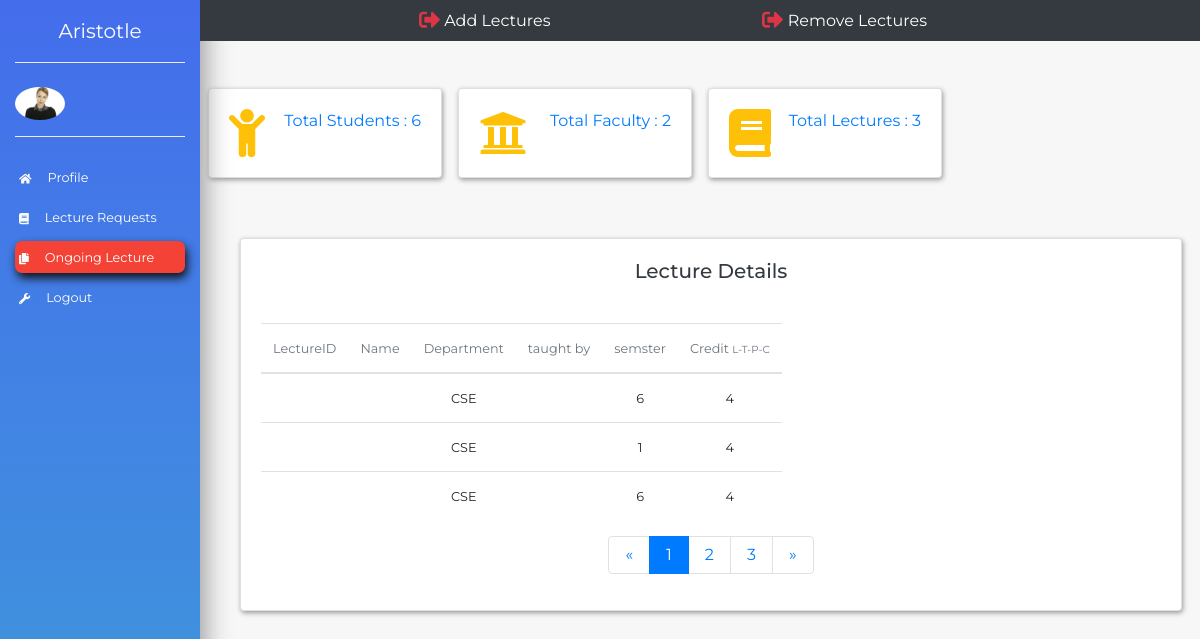
/academic/dean/department/1/view, run on the app's committed database.
### academics/models.py (models this page shows, shortened)
class subjects(models.Model):
    id = models.AutoField(primary_key=True)
    subjectCode = models.CharField(max_length=10)
    subjectName = models.CharField(max_length=50)
    LessonPlan = models.FileField(upload_to='media')
    Semester = models.IntegerField()
    TaughtBy = models.ForeignKey('faculty' , on_delete=models.CASCADE,blank=True)
    Credit = models.CharField(max_length=10)
    Department = models.ForeignKey('Department', on_delete=models.CASCADE)

class Department(models.Model):
    id = models.AutoField(primary_key=True)
    DepartmentID = models.CharField(max_length=10)
    DepartmentName = models.CharField(max_length=100)
    HeadOfDepartment = models.ForeignKey('employee',on_delete=models.CASCADE)
    SpecializedCourse = models.BooleanField()
    StartDate = models.DateField()
    School = models.ForeignKey('school',on_delete=models.CASCADE)
    Status = models.BooleanField()
    def __str__(self):
        return self.DepartmentID

### academics/views.py (the view)
# urls.py: path('dean/department/<int:id>/view',views.deanDepartmentDetailView),
def deanDepartmentDetailView(request,id):
    department = Department.objects.filter(DepartmentID = id)
    students = stud_details.objects.filter(Department=id).count
    faculti = faculty.objects.filter(Department =id).count
    lecture = subjects.objects.filter(Department = id)
    context ={
        'department':department,
        'students' : students,
        'faculty' :faculti,
        'lectures' : lecture,
        'lecture_count' : lecture.count()
    }
    return render(request,'dean/lecture.html',context)

### templates/dean/lecture.html (shortened to what this page needs)
{% load static %}
<!doctype html>
<html lang="en">
<head>
    <link rel="stylesheet" href="https://stackpath.bootstrapcdn.com/bootstrap/4.1.1/css/bootstrap.min.css">
    <link rel="stylesheet" href="{% static 'css/style_dash.css' %}">
</head>
<body>
    <nav class="navbar navbar-expand-lg navbar-light">
        <div class="collapse navbar-collapse" id="navbarSupportedContent">
            <div class="container-fluid">
                <div class="row">
                    <div class="col-xl-2 col-lg-3 col-md-4 sidebar fixed-top">
                        <a href="/" class="navbar-brand text-white d-block mx-auto text-center py-3 mb-4 bottom-border">Aristotle</a>
                        <div class="bottom-border pb-3">
                            <img src="images/admin.jpeg" width="50" class="rounded-circle mr-3">
                        </div>
                        <ul class="navbar-nav flex-column mt-4">
                            <li class="nav-item"><a href="/" class="nav-link text-white p-1 mb-2 sidebar-link"><small><i class="fas fa-home text-light fa-sm mr-3"></i>Profile</small></a></li>
                            <li class="nav-item"><a href="lectureRequest" class="nav-link text-white p-1 mb-2 sidebar-link"><small><i class="fas fa-book text-light fa-sm mr-3"></i>Lecture Requests</small></a></li>
                            <li class="nav-item"><a href="lecture/view" class="nav-link text-white p-1 mb-2 current"><small><i class="fas fa-copy text-light fa-sm mr-3"></i>Ongoing Lecture</small></a></li>
                            <li class="nav-item"><a href="/accounts/logout" class="nav-link text-white p-1 mb-2 sidebar-link"><small><i class="fas fa-wrench text-light fa-sm mr-3"></i>Logout</small></a></li>
                        </ul>
                    </div>
                    <div class="col-xl-10 col-lg-9 col-md-8 ml-auto bg-dark fixed-top">
                        <div class="row align-items-center">
                            <div class="col-md-9">
                                <ul class="navbar-nav">
                                    <li class="nav-item ml-md-auto"><a href="#" class="nav-link" data-toggle="modal" data-target="#sign-out" style="color:white;"><i class="fas fa-sign-out-alt text-danger fa-lg"></i> Add Lectures</a></li>
                                    <li class="nav-item ml-md-auto"><a href="#" class="nav-link" data-toggle="modal" data-target="#remove" style="color:white;"><i class="fas fa-sign-out-alt text-danger fa-lg"></i> Remove Lectures</a></li>
                                </ul>
                            </div>
                        </div>
                    </div>
                </div>
            </div>
        </div>
    </nav>
    <section>
        <div class="container-fluid">
            <div class="row">
                <div class="col-xl-10 col-lg-9 col-md-8 ml-auto">
                    <div class="row pt-md-5 mt-md-3 mb-5">
                        <div class="col-xl-3 col-sm-6 p-2">
                            <div class="card card-common">
                                <div class="card-body">
                                    <div class="d-flex justify-content-between">
                                        <i class="fas fa-child fa-3x text-warning"></i>
                                        <div class="text-primary">
                                            <p>
                                                Total Students : {{students}}
                                        </div>
                                    </div>
                                </div>
                            </div>
                        </div>
                        <div class="col-xl-3 col-sm-6 p-2">
                            <div class="card card-common">
                                <div class="card-body">
                                    <div class="d-flex justify-content-between">
                                        <i class="fas fa-university fa-3x text-warning"></i>
                                        <div class="text-primary">
                                            <p>
                                                Total Faculty : {{faculty}}
                                        </div>
                                    </div>
                                </div>
                            </div>
                        </div>
                        <div class="col-xl-3 col-sm-6 p-2">
                            <div class="card card-common">
                                <div class="card-body">
                                    <div class="d-flex justify-content-between">
                                        <i class="fas fa-book fa-3x text-warning"></i>
                                        <div class="text-primary">
                                            <p>
                                                Total Lectures : {{lecture_count}}
                                        </div>
                                    </div>
                                </div>
                            </div>
                        </div>
                    </div>
                </div>
            </div>
    </section>
    {% if lectures %}
    <section>
        <div class="container">
            <div class="row mb-5">
                <div class="col-xl-10 col-lg-9 col-md-6 ml-auto">
                    <div class="row align-items-center">
                        <div class="col-xl-12 col-sm-6 p-1 ml-3">
                            <div class="card card-common">
                                <div class="card-body">
                                    <h5 class="text-dark text-center mb-3">Lecture Details </h5>
                                    <br>
                                    <table class="table table-stripped table-responsive text-center">
                                        <thead>
                                            <tr class="text-muted">
                                                <th scope="col"><small>LectureID</small></th>
                                                <th scope="col"><small>Name</small></th>
                                                <th scope="col"><small>Department</small></th>
                                                <th scope="col"><small>taught by</small></th>
                                                <th scope="col"><small>semster</small></th>
                                                <th scope="col"><small>Credit <small>L-T-P-C</small></small>
                                                </th>
                                            </tr>
                                        </thead>
                                        <tbody>
                                            {% for out in lectures %}
                                            <tr scope="row">
                                                <td><small>{{ out.LectureID}}</small></td>
                                                <td><small>{{ out.LectureName }}</small></td>
                                                <td><small>{{ out.Department }}</small></td>
                                                <td><small>{{ out.TaughtBy.Name }}</small></td>
                                                <td><small>{{ out.Semester}}</small></td>
                                                <td><small>{{ out.Credit}}</small></td>
                                            </tr>
                                            {% endfor %}
                                        </tbody>
                                    </table>
                                    <nav>
                                        <ul class="pagination justify-content-center">
                                            <li class="page-item">
                                                <a href="#" class="page-link py-2 px-3">
                                                    <span>&laquo;</span>
                                                </a>
                                            </li>
                                            <li class="page-item active">
                                                <a href="#" class="page-link py-2 px-3">
                              1
                            </a>
                                            </li>
                                            <li class="page-item">
                                                <a href="#" class="page-link py-2 px-3">
                              2
                            </a>
                                            </li>
                                            <li class="page-item">
                                                <a href="#" class="page-link py-2 px-3">
                              3
                            </a>
                                            </li>
                                            <li class="page-item">
                                                <a href="#" class="page-link py-2 px-3">
                                                    <span>&raquo;</span>
                                                </a>
                                            </li>
                                        </ul>
                                    </nav>
                                </div>
                            </div>
                        </div>
                    </div>
                </div>
            </div>
        </div>
    </section>
    {% endif %}
</body>
</html>

### static/css/style_dash.css (style rules this page uses)
body { font-family: 'Montserrat', sans-serif; background-color: rgb(247, 247, 247); }
.sidebar { height: 100vh; background: linear-gradient(180deg, #446DEC, #3F99DB); background-position: center; background-repeat: no-repeat; background-size: cover; box-shadow: 5px 7px 25px #999; }
.bottom-border { border-bottom: 1px groove #eee; }
.sidebar-link { transition: all .4s; }
.current { background-color: #f44336; border-radius: 7px; box-shadow: 2px 5px 10px #111; transition: all .3s; }
.card-common { box-shadow: 1px 2px 5px #999; transition: all .4s; }

### data on the page
subjects: Department "CSE", Semester "6", Credit "4"
subjects: Department "CSE", Semester "1", Credit "4"
subjects: Department "CSE", Semester "6", Credit "4"

### other printed values
{{ students }} "6"
{{ faculty }} "2"
{{ lecture_count }} "3"
